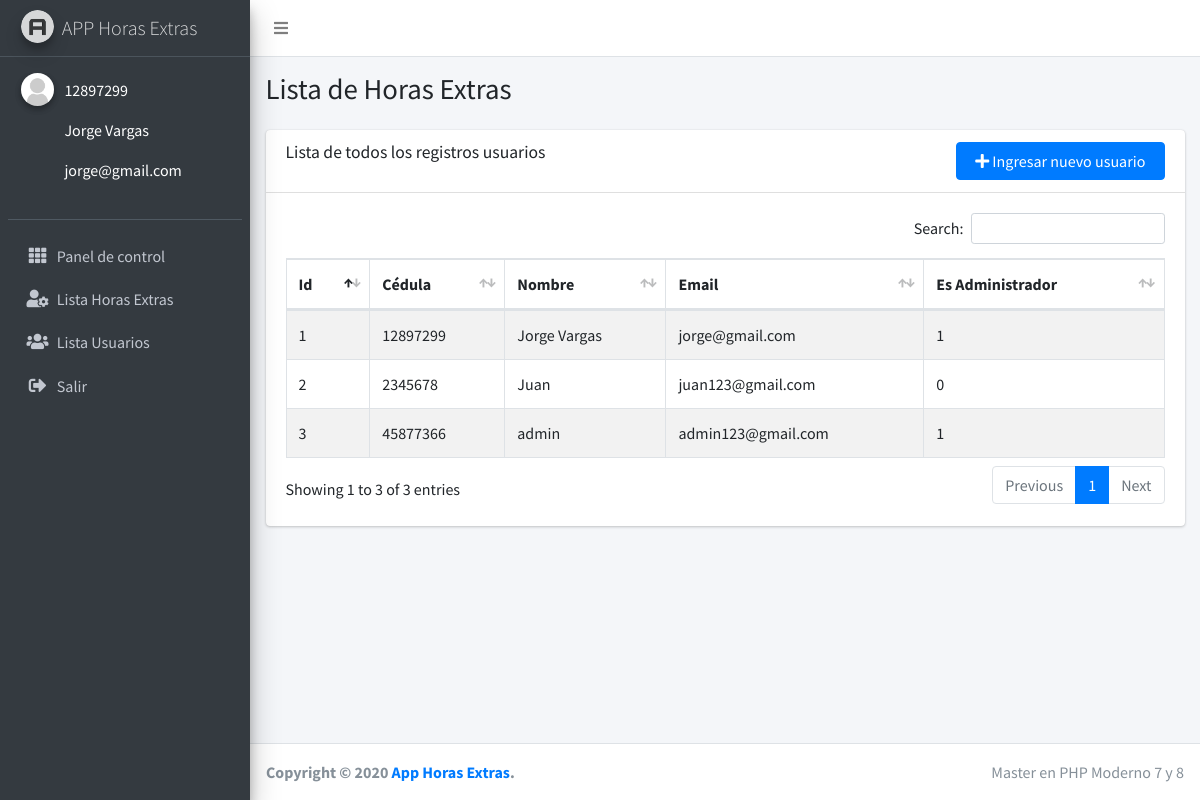
Page /lista_usuarios.php (signed in) on the committed database.
### tables this page shows
CREATE TABLE `empleados` (
  `id` int(11) NOT NULL,
  `cedula` varchar(20) NOT NULL,
  `email` varchar(20) NOT NULL,
  `nombre` varchar(30) NOT NULL,
  `es_admin` int(11) NOT NULL,
  `contrasena` varchar(100) DEFAULT NULL
);

### lista_usuarios.php (the view, shortened to what this page needs)
<?php include "includes/header.php" ?>
<?php
  $query = "SELECT * FROM empleados";
  $stmt = $conn->query($query);
  $usuarios = $stmt->fetchAll(PDO::FETCH_OBJ);
?>
              <div class="card-header">
                <div class="row">
                  <div class="col-md-9">
                    <h3 class="card-title">Lista de todos los registros usuarios</h3>
                  </div>
                  <div class="col-md-3">
                      <a href="agregar_usuario.php" class="btn btn-primary btn-xl pull-right w-100"><i class="fa fa-plus"></i>  Ingresar nuevo usuario</a>
                 </div>
              </div>
              </div>
              <div class="card-body">
                <table id="tblUsuarios" class="table table-bordered table-striped">
                  <thead>
                  <tr>
                    <th>Id</th>
                    <th>Cédula</th>
                    <th>Nombre</th>
                    <th>Email</th>
                    <th>Es Administrador</th>
                  </tr>
                  </thead>
                  <tbody>
                    <?php foreach($usuarios as $fila) : ?>
                   <tr>
                          <td><?php echo $fila->id; ?></td>
                          <td><?php echo $fila->cedula; ?></td>
                          <td><?php echo $fila->nombre; ?></td>
                          <td><?php echo $fila->email; ?></td>
                          <td><?php echo $fila->es_admin; ?></td>
                    </tr>
                    <?php endforeach; ?>
                  </tbody>
                </table>
              </div>
<?php include "includes/footer.php" ?>

### includes/header.php (shortened to what this page needs)
<?php
  $cedula = $_SESSION['cedula'];
  $nombre = $_SESSION['nombre'];
  $email = $_SESSION['email'];
?>
<!DOCTYPE html>
<html lang="es">
<head>
  <link rel="stylesheet" href="plugins/fontawesome-free/css/all.min.css">
  <link rel="stylesheet" href="plugins/datatables-bs4/css/dataTables.bootstrap4.min.css">
  <link rel="stylesheet" href="plugins/daterangepicker/daterangepicker.css">
  <link rel="stylesheet" href="plugins/tempusdominus-bootstrap-4/css/tempusdominus-bootstrap-4.min.css">
  <link rel="stylesheet" href="plugins/bootstrap4-duallistbox/bootstrap-duallistbox.min.css">
  <link rel="stylesheet" href="dist/css/adminlte.min.css">
</head>
<scrip class="hold-transition sidebar-mini">
<div class="wrapper">
  <nav class="main-header navbar navbar-expand navbar-white navbar-light">
    <ul class="navbar-nav">
      <li class="nav-item">
        <a class="nav-link" data-widget="pushmenu" href="#" role="button"><i class="fas fa-bars"></i></a>
      </li>
    </ul>
  </nav>
  <aside class="main-sidebar sidebar-dark-primary elevation-4">
    <a href="index3.html" class="brand-link">
      <img src="dist/img/AdminLTELogo.png" alt="AdminLTE Logo" class="brand-image img-circle elevation-3"
           style="opacity: .8">
      <span class="brand-text font-weight-light">APP Horas Extras</span>
    </a>
    <div class="sidebar">
      <div class="user-panel mt-3 pb-3 mb-3 d-flex">
        <div class="image">
          <img src="dist/img/images.png" class="img-circle elevation-2" alt="User Image">
        </div>
        <div class="info">
          <p class="text-white"><?php echo $cedula; ?></p>
          <p class="text-white"><?php echo $nombre; ?></p>
          <p class="text-white"><?php echo $email; ?></p>
        </div>
      </div>
      <nav class="mt-2">
        <ul class="nav nav-pills nav-sidebar flex-column" data-widget="treeview" role="menu" data-accordion="false">
          <li class="nav-item">
            <a href="panel.php" class="nav-link">
              <i class="nav-icon fas fa-th"></i>
              <p>
                Panel de control
              </p>
            </a>
          </li>
          <li class="nav-item">
            <a href="lista_horas.php" class="nav-link">
              <i class="nav-icon fas fa-user-cog"></i>
              <p>
                Lista Horas Extras
              </p>
            </a>
          </li>
          <li class="nav-item">
            <a href="lista_usuarios.php" class="nav-link">
              <i class="nav-icon fas fa-users"></i>
              <p>
                Lista Usuarios
              </p>
            </a>
          </li>
          <li class="nav-item">
            <a href="salir.php" class="nav-link">
              <i class="nav-icon fas fa-sign-out-alt"></i>
              <p>
                Salir
              </p>
            </a>
          </li>
        </ul>
      </nav>
    </div>
  </aside>
  <div class="content-wrapper">
    <section class="content-header">
      <div class="container-fluid">
        <div class="row mb-2">
          <div class="col-sm-6">
            <h1>Lista de Horas Extras</h1>
          </div>
        </div>
      </div>
    </section>
    <section class="content">
      <div class="container-fluid">
        <div class="row">
          <div class="col-12">
            <div class="card">

### includes/footer.php (shortened to what this page needs)
</div>
          </div>
        </div>
      </div>
    </section>
  </div>
  <footer class="main-footer">
    <div class="float-right d-none d-sm-inline">
      Master en PHP Moderno 7 y 8
    </div>
    <strong>Copyright &copy; 2020 <a href="https://render2web.com">App Horas Extras</a>.</strong>
  </footer>
</div>
</body>
</html>

### rows in the picture
empleados: id "1", cedula "12897299", nombre "Jorge Vargas", email "jorge@gmail.com", es_admin "1"
empleados: id "2", cedula "2345678", nombre "Juan", email "juan123@gmail.com", es_admin "0"
empleados: id "3", cedula "45877366", nombre "admin", email "admin123@gmail.com", es_admin "1"

### other values in the picture
$cedula "12897299"
$nombre "Jorge Vargas"
$email "jorge@gmail.com"
